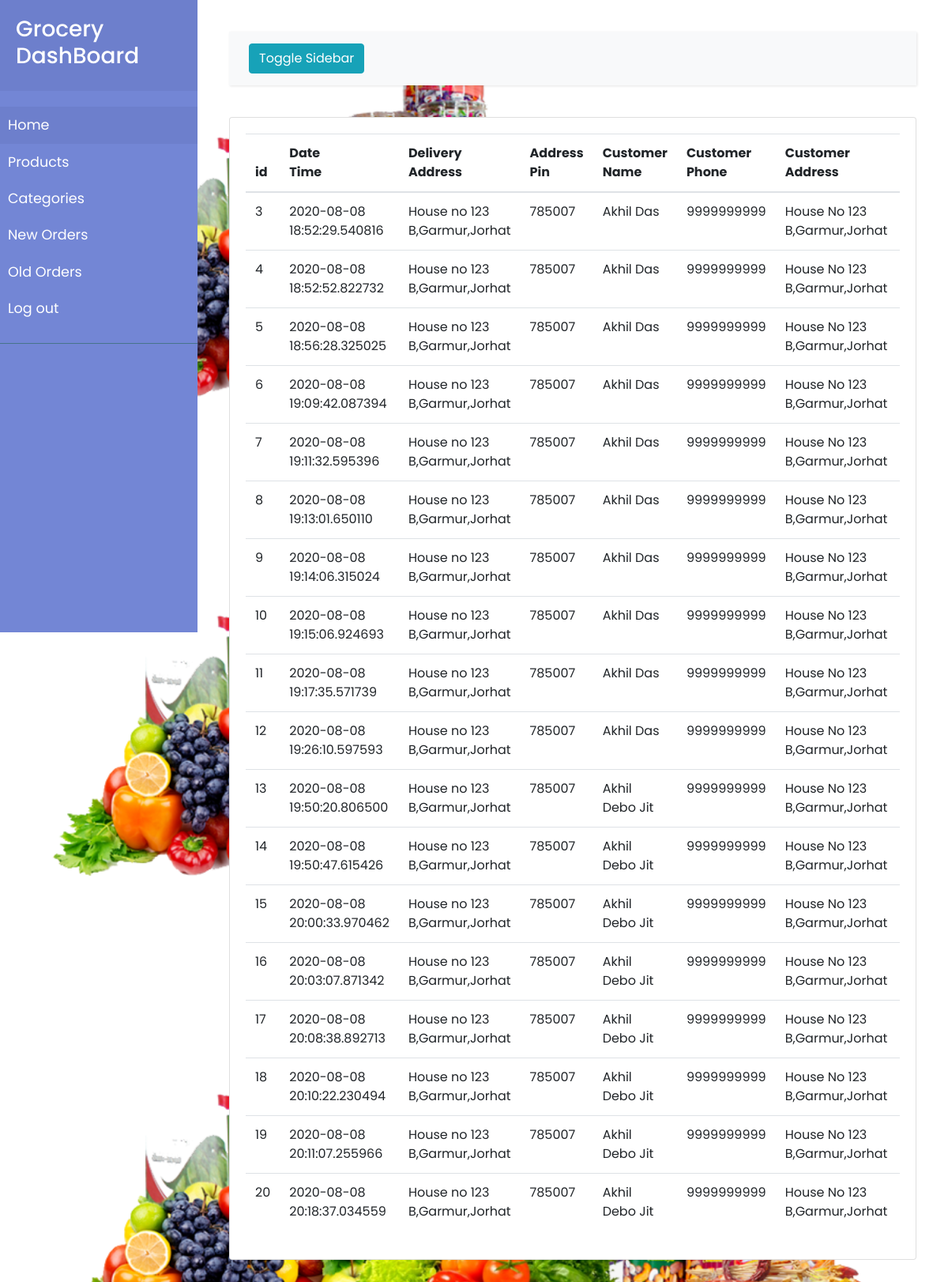
/orders (signed in), run on the app's committed database.
### app/models.py (models this page shows, shortened)
class PlacedOrder(db.Model):
  __tablename__ = "placed_order"
  id = db.Column(db.Integer, primary_key=True)
  time_placed = db.Column(db.DateTime,unique=True, nullable = True,default=datetime.utcnow)
  details = db.Column(db.Text,nullable=True)
  delivery_address = db.Column(db.Text,nullable=False)
  customer_name = db.Column(db.String(128), nullable=False)
  customer_contact_phone = db.Column(db.String(10), nullable=False)
  customer_address = db.Column(db.Text, nullable=False)
  customer_address_pin = db.Column(db.String(6),nullable=False)
  order_status_id =  db.Column(db.Integer,db.ForeignKey('order_status.id'),nullable=False)
  ref_items = db.relationship('OrderedItem',cascade="all,delete", backref='items', lazy=True)

### app/main/views.py (the view, shortened to what this page needs)
@main.route('/orders', methods=['GET', 'POST'])
@login_required
def orders():
  orders = PlacedOrder.query.join(OrderStatus, PlacedOrder.order_status_id == OrderStatus.id).\
    filter(OrderStatus.status_catalog_id == StatusCatalog.new_id().id).all()
  update_form = UpdateOrder()
  update_form.order_status.choices = [(status.id, status.status_name) for status in StatusCatalog.query.all()]
  delete_form = DeleteOrder()
  return render_template('orders.html',orders = orders,update_form = update_form, delete_form = delete_form)

### app/models.py (called while the page is built)
@login_manager.user_loader
def load_user(user_id):
    return Admin.query.get(int(user_id))

  @staticmethod
  def new_id():
    return StatusCatalog.query.filter_by(status_name = "new order").first()

### app/templates/orders.html (shortened to what this page needs)
{% extends "dashboard_base.html" %}
{% import "bootstrap/wtf.html" as wtf %}
{% block  content%}
<div class="card">
  <div class="card-body">
    <div class="table-responsive">
      <table class="table order_table">
        <thead>
          <tr>
            <th scope="col">id</th>
            <th scope="col">Date <br> Time</th>
            <th scope="col">Delivery <br>Address</th>
            <th scope="col">Address<br>Pin</th>
            <th scope="col">Customer <br>Name</th>
            <th scope="col">Customer <br>Phone</th>
            <th scope="col">Customer <br>Address</th>
            <th scope="col">Update</th>
          </tr>
        </thead>
        <tbody>
          {% for order in orders %}
            <tr>
              <td scope="row" name="id">{{order.id}}</td>
              <td>{{order.time_placed}}</td>
              <td>{{order.delivery_address}}</td>
              <td>{{order.customer_address_pin}}</td>
              <td>{{order.customer_name}}</td>
              <td>{{order.customer_contact_phone}}</td>
              <td>{{order.customer_address}}</td>
              <td><button type="button" class="btn btn-primary update_button" data-toggle="modal" data-target="#update_model" >Update</button></td>
            </tr>
          {% endfor %}
        </tbody>
      </table>
    </div>
  </div>
</div>
{% endblock %}

### app/templates/dashboard_base.html (shortened to what this page needs)
{% extends "base.html" %}
{% block head %}
  {{super()}}
{% endblock %}
{% block  body%}
<div class="wrapper">
  <nav id="sidebar">
      <div class="sidebar-header">
          <h3>Grocery DashBoard</h3>
      </div>
      <ul class="list-unstyled components">
          <li class="active">
              <a href="{{url_for('main.dashboard')}}" aria-expanded="false">Home</a>
          </li>
          <li>
              <a href="{{url_for('main.products')}}">Products</a>
          </li>
          <li>
            <a href="{{url_for('main.categories')}}">Categories</a>
          </li>
          <li>
            <a href="{{url_for('main.orders')}}">New Orders</a>
          </li>
          <li>
            <a href="{{url_for('main.old_orders')}}">Old Orders</a>
          </li>
          <li>
            <a href="{{url_for('main.logout')}}">Log out</a>
          </li>
      </ul>
  </nav>
  <div id="content">
      <nav class="navbar navbar-expand-lg navbar-light bg-light">
          <div class="container-fluid">
              <button type="button" id="sidebarCollapse" class="btn btn-info">
                  <span>Toggle Sidebar</span>
              </button>
          </div>
      </nav>
      {% block content %}
      {% endblock %}
  </div>
</div>
{% endblock %}

### app/templates/base.html (shortened to what this page needs)
<!DOCTYPE html>
<html lang="en">
<head>
  {% block head %}
  <link rel="stylesheet" href="https://stackpath.bootstrapcdn.com/bootstrap/4.3.1/css/bootstrap.min.css"
>
    <link rel="stylesheet" href="{{ url_for('static', filename='dashboard_style.css') }}">
    <link rel="stylesheet" href="https://cdnjs.cloudflare.com/ajax/libs/malihu-custom-scrollbar-plugin/3.1.5/jquery.mCustomScrollbar.min.css">
  {% endblock %}
</head>
<body>
  {% block  body%}
  {% endblock %}
</body>
</html>

### app/static/dashboard_style.css (style rules this page uses)
body { font-family: 'Poppins', sans-serif; background-image: url("./background_images/main_bg.png"); -webkit-background-size: cover; -moz-background-size: cover; -o-background-size: cover; background-size: cover; }
a, a:hover, a:focus { color: inherit; text-decoration: none; transition: all 0.3s; }
.navbar { padding: 15px 10px; background: #fff; border: none; border-radius: 0; margin-bottom: 40px; box-shadow: 1px 1px 3px rgba(0, 0, 0, 0.1); }
.wrapper { display: flex; width: 100%; }
#sidebar { width: 250px; position: fixed; top: 0; left: 0; height: 100vh; z-index: 999; background: #7386D5; color: #fff; transition: all 0.3s; }
#sidebar .sidebar-header { padding: 20px; background: #6d7fcc; }
#sidebar ul.components { padding: 20px 0; border-bottom: 1px solid #47748b; }
#sidebar ul li a { padding: 10px; font-size: 1.1em; display: block; }
#sidebar ul li.active>a, a[aria-expanded="true"] { color: #fff; background: #6d7fcc; }
#content { width: calc(100% - 250px); padding: 40px; min-height: 100vh; transition: all 0.3s; position: absolute; top: 0; right: 0; }

### data on the page
PlacedOrder: id "3", time_placed "2020-08-08 18:52:29.540816", delivery_address "House no 123 B,Garmur,Jorhat", customer_address_pin "785007", customer_name "Akhil Das", customer_contact_phone "9999999999", customer_address "House No 123 B,Garmur,Jorhat"
PlacedOrder: id "4", time_placed "2020-08-08 18:52:52.822732", delivery_address "House no 123 B,Garmur,Jorhat", customer_address_pin "785007", customer_name "Akhil Das", customer_contact_phone "9999999999", customer_address "House No 123 B,Garmur,Jorhat"
PlacedOrder: id "5", time_placed "2020-08-08 18:56:28.325025", delivery_address "House no 123 B,Garmur,Jorhat", customer_address_pin "785007", customer_name "Akhil Das", customer_contact_phone "9999999999", customer_address "House No 123 B,Garmur,Jorhat"
PlacedOrder: id "6", time_placed "2020-08-08 19:09:42.087394", delivery_address "House no 123 B,Garmur,Jorhat", customer_address_pin "785007", customer_name "Akhil Das", customer_contact_phone "9999999999", customer_address "House No 123 B,Garmur,Jorhat"
PlacedOrder: id "7", time_placed "2020-08-08 19:11:32.595396", delivery_address "House no 123 B,Garmur,Jorhat", customer_address_pin "785007", customer_name "Akhil Das", customer_contact_phone "9999999999", customer_address "House No 123 B,Garmur,Jorhat"
PlacedOrder: id "8", time_placed "2020-08-08 19:13:01.650110", delivery_address "House no 123 B,Garmur,Jorhat", customer_address_pin "785007", customer_name "Akhil Das", customer_contact_phone "9999999999", customer_address "House No 123 B,Garmur,Jorhat"
PlacedOrder: id "9", time_placed "2020-08-08 19:14:06.315024", delivery_address "House no 123 B,Garmur,Jorhat", customer_address_pin "785007", customer_name "Akhil Das", customer_contact_phone "9999999999", customer_address "House No 123 B,Garmur,Jorhat"
PlacedOrder: id "10", time_placed "2020-08-08 19:15:06.924693", delivery_address "House no 123 B,Garmur,Jorhat", customer_address_pin "785007", customer_name "Akhil Das", customer_contact_phone "9999999999", customer_address "House No 123 B,Garmur,Jorhat"
PlacedOrder: id "11", time_placed "2020-08-08 19:17:35.571739", delivery_address "House no 123 B,Garmur,Jorhat", customer_address_pin "785007", customer_name "Akhil Das", customer_contact_phone "9999999999", customer_address "House No 123 B,Garmur,Jorhat"
PlacedOrder: id "12", time_placed "2020-08-08 19:26:10.597593", delivery_address "House no 123 B,Garmur,Jorhat", customer_address_pin "785007", customer_name "Akhil Das", customer_contact_phone "9999999999", customer_address "House No 123 B,Garmur,Jorhat"
PlacedOrder: id "13", time_placed "2020-08-08 19:50:20.806500", delivery_address "House no 123 B,Garmur,Jorhat", customer_address_pin "785007", customer_name "Akhil Debo Jit", customer_contact_phone "9999999999", customer_address "House No 123 B,Garmur,Jorhat"
PlacedOrder: id "14", time_placed "2020-08-08 19:50:47.615426", delivery_address "House no 123 B,Garmur,Jorhat", customer_address_pin "785007", customer_name "Akhil Debo Jit", customer_contact_phone "9999999999", customer_address "House No 123 B,Garmur,Jorhat"
PlacedOrder: id "15", time_placed "2020-08-08 20:00:33.970462", delivery_address "House no 123 B,Garmur,Jorhat", customer_address_pin "785007", customer_name "Akhil Debo Jit", customer_contact_phone "9999999999", customer_address "House No 123 B,Garmur,Jorhat"
PlacedOrder: id "16", time_placed "2020-08-08 20:03:07.871342", delivery_address "House no 123 B,Garmur,Jorhat", customer_address_pin "785007", customer_name "Akhil Debo Jit", customer_contact_phone "9999999999", customer_address "House No 123 B,Garmur,Jorhat"
PlacedOrder: id "17", time_placed "2020-08-08 20:08:38.892713", delivery_address "House no 123 B,Garmur,Jorhat", customer_address_pin "785007", customer_name "Akhil Debo Jit", customer_contact_phone "9999999999", customer_address "House No 123 B,Garmur,Jorhat"
PlacedOrder: id "18", time_placed "2020-08-08 20:10:22.230494", delivery_address "House no 123 B,Garmur,Jorhat", customer_address_pin "785007", customer_name "Akhil Debo Jit", customer_contact_phone "9999999999", customer_address "House No 123 B,Garmur,Jorhat"
PlacedOrder: id "19", time_placed "2020-08-08 20:11:07.255966", delivery_address "House no 123 B,Garmur,Jorhat", customer_address_pin "785007", customer_name "Akhil Debo Jit", customer_contact_phone "9999999999", customer_address "House No 123 B,Garmur,Jorhat"
PlacedOrder: id "20", time_placed "2020-08-08 20:18:37.034559", delivery_address "House no 123 B,Garmur,Jorhat", customer_address_pin "785007", customer_name "Akhil Debo Jit", customer_contact_phone "9999999999", customer_address "House No 123 B,Garmur,Jorhat"
